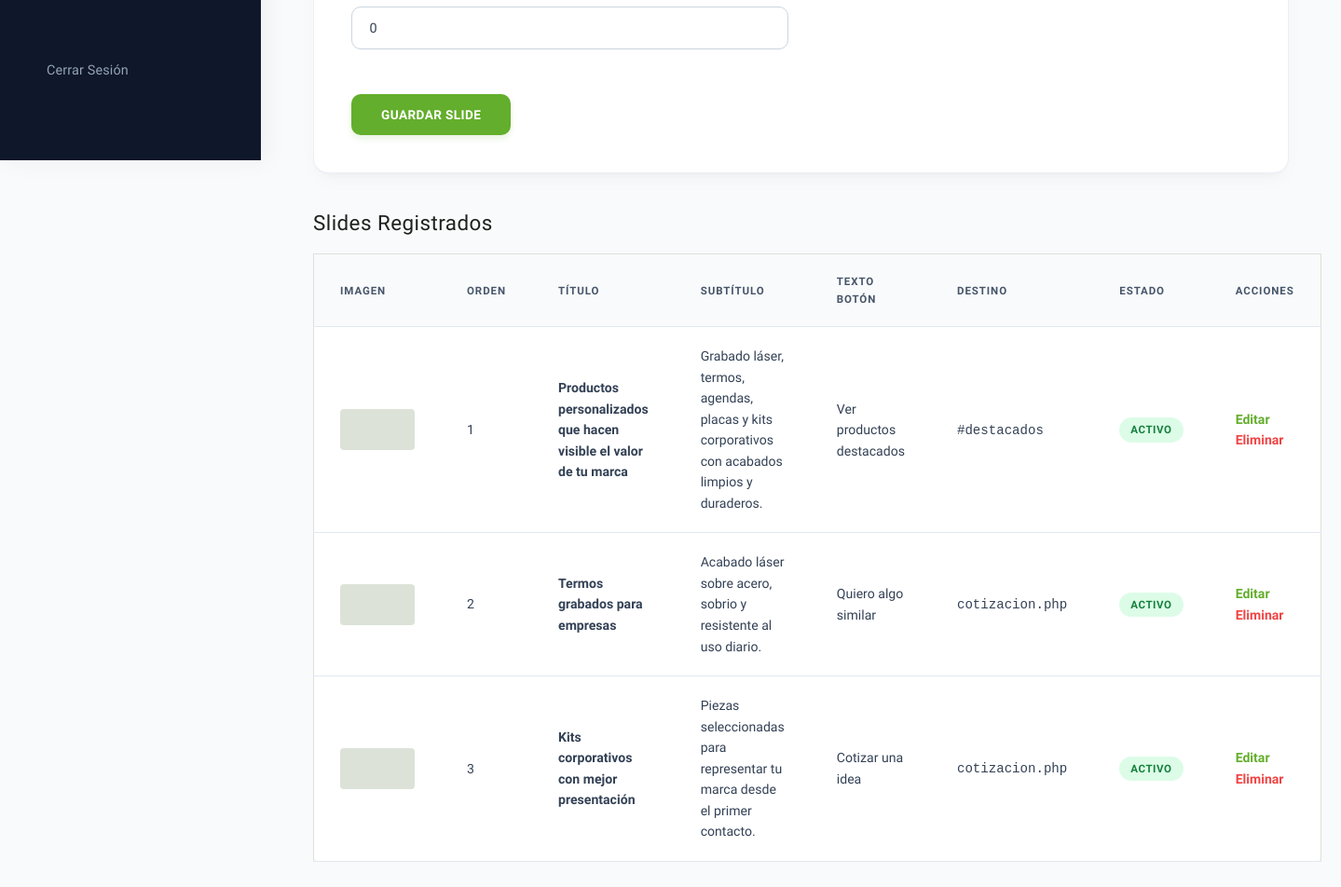
Before: /admin/carrusel.php (signed in, lower part) with the older database file.
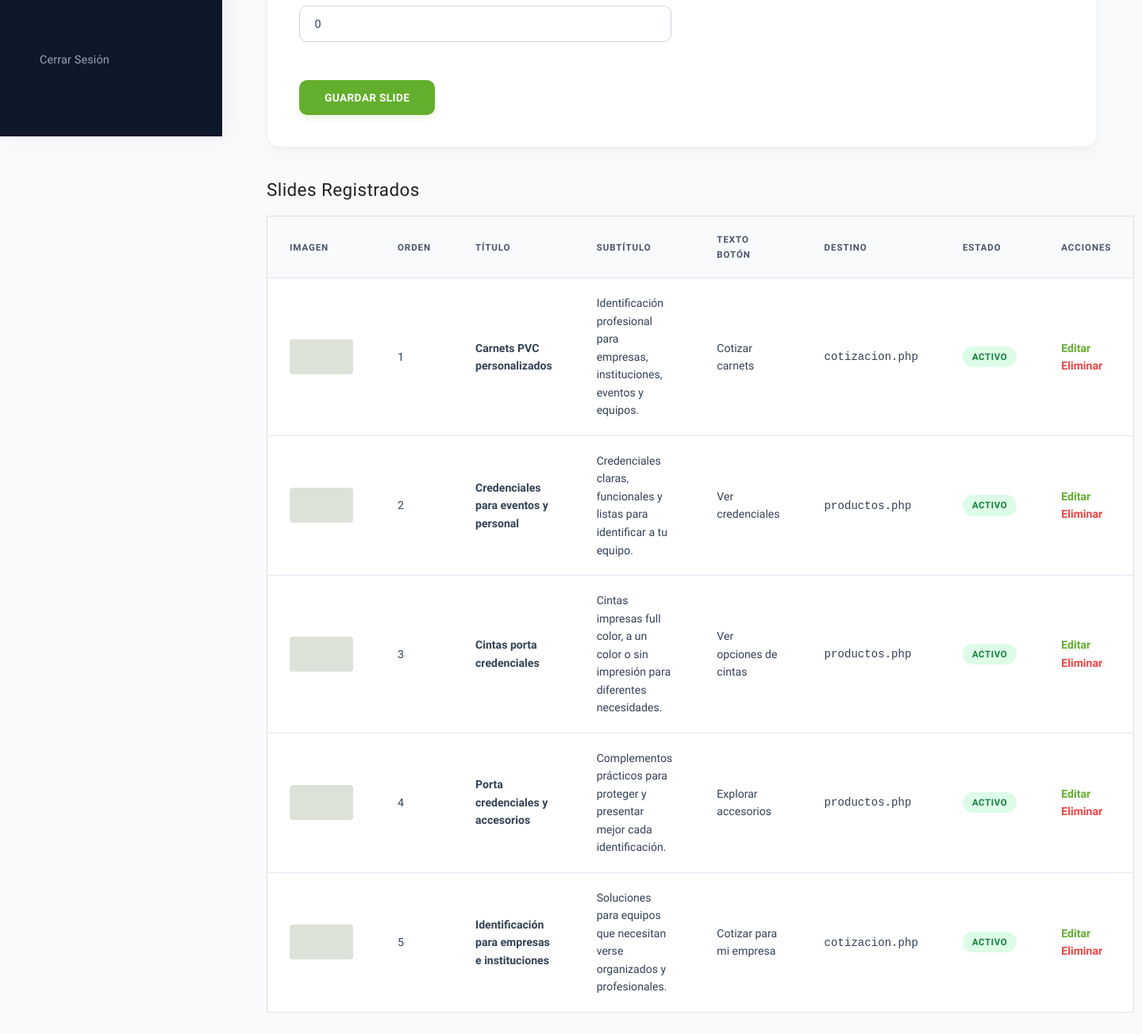
After: the same page with the newer database file.
### tables this page shows
CREATE TABLE IF NOT EXISTS `carrusel` (
  `id` int(11) NOT NULL AUTO_INCREMENT,
  `title` varchar(255) NOT NULL,
  `subtitle` varchar(255) DEFAULT NULL,
  `image` varchar(255) DEFAULT NULL,
  `cta_text` varchar(100) DEFAULT NULL,
  `cta_url` varchar(255) DEFAULT NULL,
  `order_val` int(11) DEFAULT 0,
  `is_active` tinyint(1) DEFAULT 1,
  PRIMARY KEY (`id`)
);

### admin/carrusel.php (the view, shortened to what this page needs)
<?php
require_once '../db.php';
$slides = $pdo->query("SELECT * FROM carrusel ORDER BY order_val ASC")->fetchAll();
$edit_slide = null;
?>
<!DOCTYPE html>
<html lang="es">
<head>
    <link rel="stylesheet" href="../css/base.css?v=2.0">
    <link rel="stylesheet" href="../css/layout.css?v=2.0">
    <link rel="stylesheet" href="../css/components.css?v=2.0">
    <link rel="stylesheet" href="../css/admin.css?v=2.0">
</head>
<body>
    <div class="sidebar">
        <nav class="nav-admin">
            <a href="configuracion.php" class="nav-admin-link">Configuración</a>
            <a href="logout.php" class="nav-admin-link" style="margin-top: 2rem; color: #FCA5A5;">Cerrar Sesión</a>
        </nav>
    </div>
    <div class="main-content">
        <div class="form-container">
            <form method="POST" action="carrusel.php" enctype="multipart/form-data">
                <div class="grid-2" style="margin-top: 1rem;">
                    <div class="form-group">
                        <input class="form-input" type="number" name="order_val" id="order_val" value="<?php echo $edit_slide ? (int)$edit_slide['order_val'] : '0'; ?>">
                    </div>
                    <div class="form-group" style="display: flex; align-items: flex-end; padding-bottom: 10px;">
                    </div>
                </div>
                <div style="margin-top: 1.5rem; display: flex; gap: 10px;">
                    <button class="btn btn-primary" type="submit">Guardar Slide</button>
                </div>
            </form>
        </div>
        <h2 style="font-family: var(--font-heading); margin-bottom: 1.25rem; font-size: 1.4rem;">Slides Registrados</h2>
        <table>
            <thead>
                <tr>
                    <th>Imagen</th>
                    <th>Orden</th>
                    <th>Título</th>
                    <th>Subtítulo</th>
                    <th>Texto Botón</th>
                    <th>Destino</th>
                    <th>Estado</th>
                    <th>Acciones</th>
                </tr>
            </thead>
            <tbody>
                <?php foreach ($slides as $sl): ?>
                    <tr>
                        <td>
                            <?php if ($sl['image']): ?>
                                <img src="../uploads/<?php echo htmlspecialchars($sl['image']); ?>" style="width: 80px; height: 44px; object-fit: cover; border-radius: 4px;">
                            <?php else: ?>
                                <div style="width: 80px; height: 44px; background-color: var(--border); border-radius: 4px;"></div>
                            <?php endif; ?>
                        </td>
                        <td><?php echo (int)$sl['order_val']; ?></td>
                        <td><strong><?php echo htmlspecialchars($sl['title']); ?></strong></td>
                        <td><?php echo htmlspecialchars($sl['subtitle']); ?></td>
                        <td><?php echo htmlspecialchars($sl['cta_text']); ?></td>
                        <td><code><?php echo htmlspecialchars($sl['cta_url']); ?></code></td>
                        <td>
                            <span class="badge <?php echo $sl['is_active'] ? 'badge-success' : 'badge-danger'; ?>" style="font-size: 0.7rem; border-radius: 4px; padding: 2px 6px;">
                                <?php echo $sl['is_active'] ? 'Activo' : 'Inactivo'; ?>
                            </span>
                        </td>
                        <td>
                            <a href="carrusel.php?edit=<?php echo $sl['id']; ?>" style="color: var(--primary); text-decoration: none; font-weight: bold; margin-right: 10px;">Editar</a>
                            <a href="carrusel.php?delete=<?php echo $sl['id']; ?>" onclick="return confirm('¿Seguro que deseas eliminar este slide?')" style="color: #EF4444; text-decoration: none; font-weight: bold;">Eliminar</a>
                        </td>
                    </tr>
                <?php endforeach; ?>
            </tbody>
        </table>
    </div>
</body>
</html>

Changed rows visible on the page:
removed carrusel: order_val "1", title "Productos personalizados que hacen visible el valor de tu marca", subtitle "Grabado láser, termos, agendas, placas y kits corporativos con acabados limpios y duraderos.", cta_text "Ver productos destacados", cta_url "#destacados", is_active "ACTIVO"
removed carrusel: order_val "2", title "Termos grabados para empresas", subtitle "Acabado láser sobre acero, sobrio y resistente al uso diario.", cta_text "Quiero algo similar", cta_url "cotizacion.php", is_active "ACTIVO"
added carrusel: order_val "1", title "Carnets PVC personalizados", subtitle "Identificación profesional para empresas, instituciones, eventos y equipos.", cta_text "Cotizar carnets", cta_url "cotizacion.php", is_active "ACTIVO"
added carrusel: order_val "2", title "Credenciales para eventos y personal", subtitle "Credenciales claras, funcionales y listas para identificar a tu equipo.", cta_text "Ver credenciales", cta_url "productos.php", is_active "ACTIVO"
changed carrusel: title "Kits corporativos con mejor presentación" → "Cintas porta credenciales"; subtitle "Piezas seleccionadas para representar tu marca desde el primer contacto." → "Cintas impresas full color, a un color o sin impresión para diferentes necesidades."; cta_text "Cotizar una idea" → "Ver opciones de cintas"; cta_url "cotizacion.php" → "productos.php"
added carrusel: order_val "4", title "Porta credenciales y accesorios", subtitle "Complementos prácticos para proteger y presentar mejor cada identificación.", cta_text "Explorar accesorios", cta_url "productos.php", is_active "ACTIVO"
added carrusel: order_val "5", title "Identificación para empresas e instituciones", subtitle "Soluciones para equipos que necesitan verse organizados y profesionales.", cta_text "Cotizar para mi empresa", cta_url "cotizacion.php", is_active "ACTIVO"
